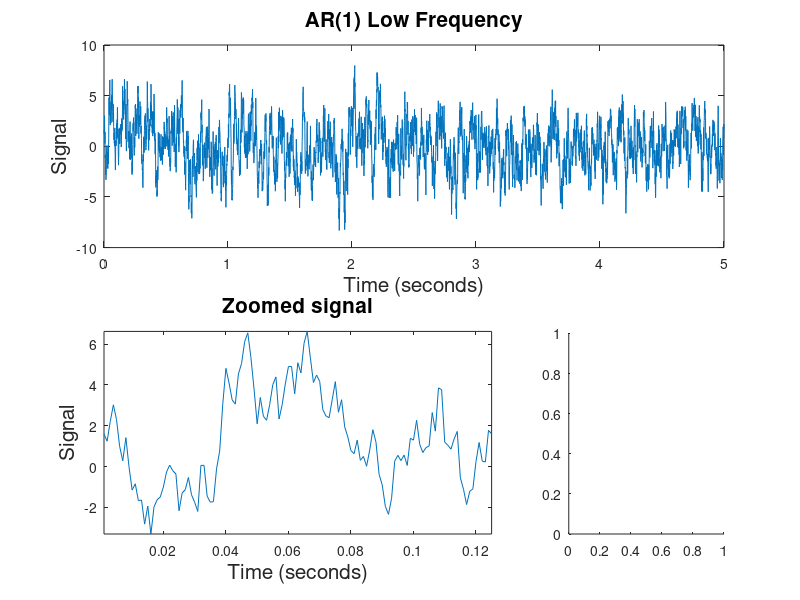

MATLAB code to generate this figure: (Note: this script raises an error after producing the figure.)
%%% 1 Node network simulations, AR(2)
%% AR(1) Low Frequency
T = 5;      % total length of recording (seconds)
dt = 0.001; % seconds

f0 = 1/dt;  % sampling frequency (Hz)
N1 = T*f0;   % number of samples needed
df = 1/T;   % frequency resolution
fNQ = f0/2; % Nyquist frequency

taxis = dt:dt:T; % time axis


a1 = [0.9];   %AR coefficients for signal 1

L = length(a1);                             % Number of AR terms.
N = N1+L;                                 % Number of time steps.

x1 = zeros(N,1);    

noise = 1;                                 % noise level

for k=L+1:N                                % For each time step,
    x1(k) = sum(a1.*x1(k-1:-1:k-L)) + noise*randn();
   %...x(now) depends on past.
end
x1 = x1(L+1:end);                          % Drop the first L terms (0s).   


figure;
subplot (2,3,[1 3])                              %Plot signals.
plot(taxis, x1)

ylabel('Signal','FontSize',15)
xlabel('Time (seconds)','FontSize',15)
title('AR(1) Low Frequency','FontSize',15);

subplot(2,3,[4 5])
plot(taxis(1:125),x1(1:125))
axis tight
ylabel('Signal','FontSize',15)
xlabel('Time (seconds)','FontSize',15)
title('Zoomed signal','FontSize',15);

subplot(2,3,6)
mySpec(x1,f0)





%%% Define inputs for model building and GoF -------------------------
data = x1';                      % Conglomerate data in one matrix
nlags = 200;                               % Define order of AR model
                                           % needs to be larger than true
                                           % order

true_coeffs = cell(1);
true_coeffs{1,1} = padarray(a1,nlags-L,'post'); % True coefficents up to 
                                                %     number of lags being estimated

tic
[ adj_spline ] = build_ar_splines( data, nlags); % Build network using splines
splinetime  = toc;
tic
[ adj_stand] = build_ar( data, nlags );          % Build network using standard ar
standardtime = toc;

% subplot 234; 
% adj_true = [1];          % Plot true network
% plotNetwork(adj_true)
% title('Truth');
% subplot 235;                               % Plot network using standard regressors
% str = {num2str(standardtime), ' seconds' };
% plotNetwork(adj_stand)
% title(strcat({'Standard, '},num2str(standardtime),{' s'}))
% subplot 236;                               % Plot network using spline regressors
% plotNetwork(adj_spline)
% title(strcat({'Spline, '},num2str(splinetime),{' s'}))

 
b_est = ar_gof(adj_spline, data, nlags,true_coeffs,taxis,1); % Run goodness of fit tests


%% AR(2) High Frequency

T = 5;      % total length of recording (seconds)
dt = 0.001; % seconds

f0 = 1/dt;  % sampling frequency (Hz)
N1 = T*f0;   % number of samples needed
df = 1/T;   % frequency resolution
fNQ = f0/2; % Nyquist frequency

taxis = dt:dt:T; % time axis


a1 = [0.9; -0.8];   %AR coefficients for signal 1

L = length(a1);                             % Number of AR terms.
N = N1+L;                                 % Number of time steps.

x1 = zeros(N,1);    

noise = 1;                                 % noise level

for k=L+1:N                                % For each time step,
    x1(k) = sum(a1.*x1(k-1:-1:k-L)) + noise*randn();
   %...x(now) depends on past.
end
x1 = x1(L+1:end);                          % Drop the first L terms (0s).   


figure;
subplot (2,3,[1 3])                              %Plot signals.
plot(taxis, x1)

ylabel('Signal','FontSize',15)
xlabel('Time (seconds)','FontSize',15)
title('AR(2) High Frequency','FontSize',15);


subplot(2,3,[4 5])
plot(taxis(1:125),x1(1:125))
axis tight
ylabel('Signal','FontSize',15)
xlabel('Time (seconds)','FontSize',15)
title('Zoomed signal','FontSize',15);

subplot(2,3,6)
mySpec(x1,f0)



%%% Define inputs for model building and GoF -------------------------
data = x1';                      % Conglomerate data in one matrix
nlags = 200;                               % Define order of AR model
                                           % needs to be larger than true
                                           % order

true_coeffs = cell(1);
true_coeffs{1,1} = padarray(a1,nlags-L,'post'); % True coefficents up to 
                                                %     number of lags being estimated

tic
[ adj_spline ] = build_ar_splines( data, nlags); % Build network using splines
splinetime  = toc;
tic
[ adj_stand] = build_ar( data, nlags );          % Build network using standard ar
standardtime = toc;
% 
% subplot 234; 
% adj_true = [1];          % Plot true network
% plotNetwork(adj_true)
% title('Truth');
% subplot 235;                               % Plot network using standard regressors
% str = {num2str(standardtime), ' seconds' };
% plotNetwork(adj_stand)
% title(strcat({'Standard, '},num2str(standardtime),{' s'}))
% subplot 236;                               % Plot network using spline regressors
% plotNetwork(adj_spline)
% title(strcat({'Spline, '},num2str(splinetime),{' s'}))

 
b_est = ar_gof(adj_spline, data, nlags,true_coeffs,taxis,1); % Run goodness of fit tests


%% AR(2) Low Frequency

T = 5;      % total length of recording (seconds)
dt = 0.001; % seconds

f0 = 1/dt;  % sampling frequency (Hz)
N1 = T*f0;   % number of samples needed
df = 1/T;   % frequency resolution
fNQ = f0/2; % Nyquist frequency

taxis = dt:dt:T; % time axis


a1 = [0.3; 0.3];   %AR coefficients for signal 1

L = length(a1);                             % Number of AR terms.
N = N1+L;                                 % Number of time steps.

x1 = zeros(N,1);    

noise = 1;                                 % noise level

for k=L+1:N                                % For each time step,
    x1(k) = sum(a1.*x1(k-1:-1:k-L)) + noise*randn();
   %...x(now) depends on past.
end
x1 = x1(L+1:end);                          % Drop the first L terms (0s).   


figure;
subplot (2,3,[1 3])                              %Plot signals.
plot(taxis, x1)

ylabel('Signal','FontSize',15)
xlabel('Time (seconds)','FontSize',15)
title('AR(2) Low Frequency','FontSize',15);


subplot(2,3,[4 5])
plot(taxis(1:125),x1(1:125))
axis tight
ylabel('Signal','FontSize',15)
xlabel('Time (seconds)','FontSize',15)
title('Zoomed signal','FontSize',15);

subplot(2,3,6)
mySpec(x1,f0)

%% Low frequency, bandpass filtered

T = 5;      % total length of recording (seconds)
dt = 0.001; % seconds

f0 = 1/dt;  % sampling frequency (Hz)
N1 = T*f0;   % number of samples needed
df = 1/T;   % frequency resolution
fNQ = f0/2; % Nyquist frequency

taxis = dt:dt:T; % time axis


a1 = [0.3];   %AR coefficients for signal 1

L = length(a1);                             % Number of AR terms.
N = N1+L;                                 % Number of time steps.

x1 = zeros(N,1);    

noise = 1;                                 % noise level

for k=L+1:N                                % For each time step,
    x1(k) = sum(a1.*x1(k-1:-1:k-L)) + noise*randn();
   %...x(now) depends on past.
end
x1 = x1(L+1:end);                          % Drop the first L terms (0s).   


figure;
subplot (2,3,[1 3])                              %Plot signals.
plot(taxis, x1)

ylabel('Signal','FontSize',15)
xlabel('Time (seconds)','FontSize',15)
title('AR(1)','FontSize',15);

subplot(2,3,[4 5])
plot(taxis(1:125),x1(1:125))
axis tight
ylabel('Signal','FontSize',15)
xlabel('Time (seconds)','FontSize',15)
title('Zoomed signal','FontSize',15);

subplot(2,3,6)
mySpec(x1,f0)

order = 300;
band = [10 20]; % if BAND(1) >0 and BAND(2) <fNQ
f = [0 (band(1)-1)/fNQ band/fNQ (band(2)+1)/fNQ 1];
a = [0 0 1 1 0 0];


flt = firls(order,f,a);
y = filtfilt(flt,1,x1);

figure;

subplot (2,3,[1 3])                              %Plot signals.
plot(taxis, y)

ylabel('Signal','FontSize',15)
xlabel('Time (seconds)','FontSize',15)
title('Bandpass filtered Low Freq','FontSize',15);

subplot(2,3,[4 5])
plot(taxis(1:125),y(1:125))
axis tight
ylabel('Signal','FontSize',15)
xlabel('Time (seconds)','FontSize',15)
title('Zoomed signal','FontSize',15);

subplot(2,3,6)
mySpec(y,f0)





%%% Define inputs for model building and GoF -------------------------
data = y';                      % Conglomerate data in one matrix
nlags = 200;                               % Define order of AR model
                                           % needs to be larger than true
                                           % order

true_coeffs = cell(1);
true_coeffs{1,1} = padarray(a1,nlags-L,'post'); % True coefficents up to 
                                                %     number of lags being estimated

tic
[ adj_spline ] = build_ar_splines( data, nlags); % Build network using splines
splinetime  = toc;
tic
[ adj_stand] = build_ar( data, nlags );          % Build network using standard ar
standardtime = toc;
% 
% subplot 234; 
% adj_true = [1];          % Plot true network
% plotNetwork(adj_true)
% title('Truth');
% subplot 235;                               % Plot network using standard regressors
% str = {num2str(standardtime), ' seconds' };
% plotNetwork(adj_stand)
% title(strcat({'Standard, '},num2str(standardtime),{' s'}))
% subplot 236;                               % Plot network using spline regressors
% plotNetwork(adj_spline)
% title(strcat({'Spline, '},num2str(splinetime),{' s'}))

 
b_est = ar_gof(adj_spline, data, nlags,true_coeffs,taxis,1); % Run goodness of fit tests
